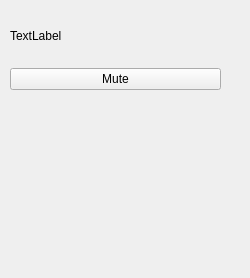
<?xml version="1.0" encoding="UTF-8"?>
<ui version="4.0">
 <class>Form</class>
 <widget class="QWidget" name="Form">
  <property name="geometry">
   <rect>
    <x>0</x>
    <y>0</y>
    <width>250</width>
    <height>278</height>
   </rect>
  </property>
  <property name="sizePolicy">
   <sizepolicy hsizetype="Minimum" vsizetype="Minimum">
    <horstretch>0</horstretch>
    <verstretch>0</verstretch>
   </sizepolicy>
  </property>
  <property name="windowTitle">
   <string>Form</string>
  </property>
  <widget class="QWidget" name="verticalLayoutWidget">
   <property name="geometry">
    <rect>
     <x>10</x>
     <y>10</y>
     <width>211</width>
     <height>80</height>
    </rect>
   </property>
   <layout class="QVBoxLayout" name="verticalLayout">
    <item>
     <widget class="QLabel" name="label">
      <property name="text">
       <string>TextLabel</string>
      </property>
     </widget>
    </item>
    <item>
     <widget class="QPushButton" name="pushButton">
      <property name="sizePolicy">
       <sizepolicy hsizetype="Minimum" vsizetype="Fixed">
        <horstretch>0</horstretch>
        <verstretch>0</verstretch>
       </sizepolicy>
      </property>
      <property name="text">
       <string>Mute</string>
      </property>
     </widget>
    </item>
   </layout>
  </widget>
 </widget>
 <resources/>
 <connections/>
</ui>
